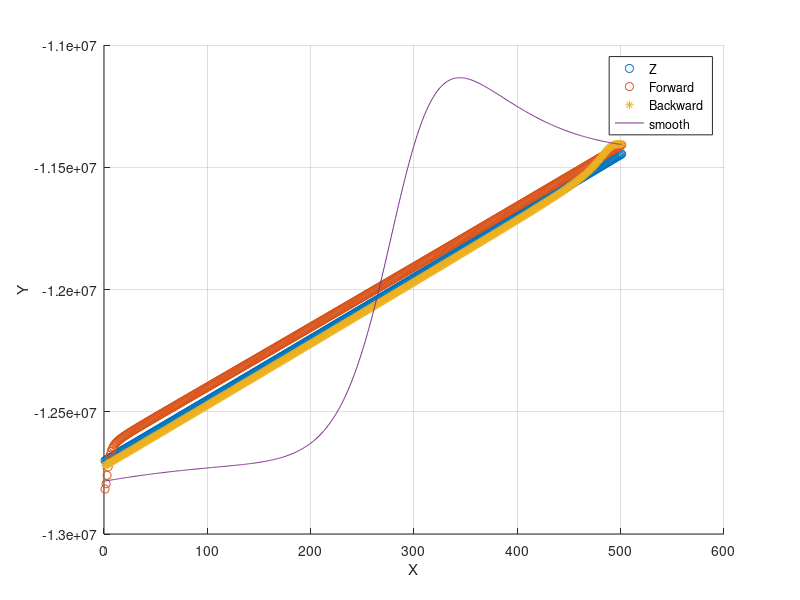
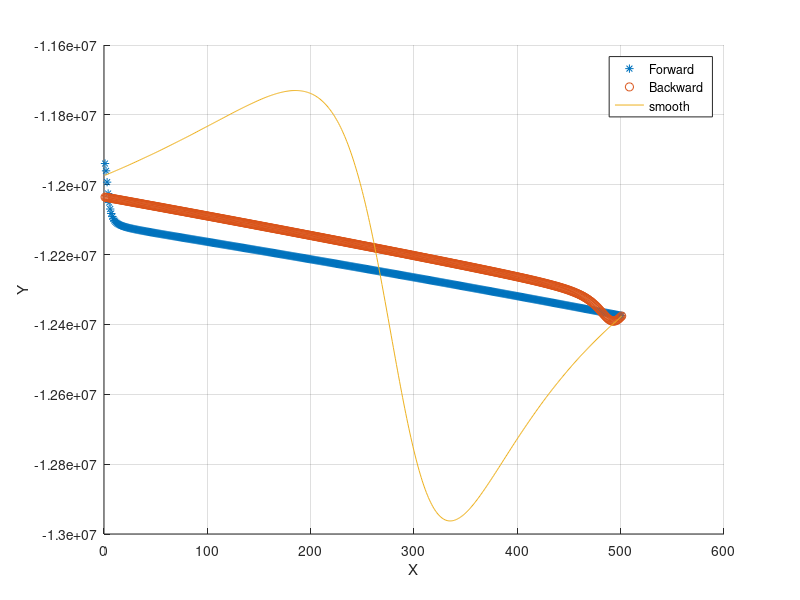

The MATLAB script that drew these images, in order:
% DSE Lab4
% Xiao Tianqi
% 3371477
% 17.6.2019
clear
close all
%% Observations
Z=load('exampleKF2.txt')';
% x Vx
Z=Z(1:2,:);
H=[1 0 0 0;
   0 1 0 0];
% covariance
R=eye(2,2)*50*50;
%% Prediction
n = 30;
GM=3.986005*1e14;
x0=[-12823317 -11933101 2000 -1000]';
xnn=x0;
G=n*[0 0 1 1]';
Sigma0=diag([10,10,100,100]);
Pnn=Sigma0;
x_pre=[];
x_fwd=[];
P_pre=[];
P_fwd=[];
dt = 1;
I = eye(4,4);
%% Forward Karman filter
for i = 1:length(Z)
a=-GM/(norm(xnn(1:2))^3);
F=[ 0 0 1 0;
    0 0 0 1;
    a 0 0 0;
    0 a 0 0];
% get Q and Phi
A=dt*[-F G*G';
    zeros(size(F)) F'];
B=expm(A);
Phi = B(1+length(A)/2:length(A),1+length(A)/2:length(A))';
Q= Phi*B(1:length(A)/2,1+length(A)/2:length(A));
% apply filter
    xnn_p= Phi*xnn;
    Pnn_p= Phi*Pnn*Phi'+Q;
    K= Pnn_p*H'/(H*Pnn_p*H'+ R);
    xnn=xnn_p+K*(Z(:,i)-H*xnn_p);
    Pnn=(I-K*H)*Pnn_p;
    % save result 
    x_pre=[x_pre xnn_p];
    x_fwd=[x_fwd xnn];
    Sigma_fwd(:,i)=sqrt(diag(Pnn));
    P_fwd=[P_fwd Pnn];
 
end

%% Backward Karman Filter
xnn =x_fwd(:,length(x_fwd));
Pnn =eye(4,4); 
x_bwd=[];
P_bwd=[];
for i = 1:length(Z)
a=-GM/(norm(xnn(1:2))^3);
F=[ 0 0 1 0;
    0 0 0 1;
    a 0 0 0;
    0 a 0 0];
% get Q and Phi
A=[-F G*G';zeros(size(F)) F'];
B=expm(A);
Phi = B(1+length(A)/2:length(A),1+length(A)/2:length(A))';
Q= Phi*B(1:length(A)/2,1+length(A)/2:length(A));
% apply filter
    xnn_p= Phi*xnn;
    Pnn_p= Phi*Pnn*Phi'+Q;
    K= Pnn_p*H'/(H*Pnn_p*H'+ R);
    xnn=xnn_p+K*(Z(:,length(Z)-i+1)-H*xnn_p);
    Pnn=(I-K*H)*Pnn_p;
    x_bwd=[xnn x_bwd];
    P_bwd=[Pnn P_bwd];
    Sigma_bwd(:,length(Z)-i+1)=sqrt(diag(Pnn));

end

%% smooth filter
x=[];
Sigma=[];
for i = 1:length(Z)
    
    Pf= P_fwd(:,(i-1)*4+1:i*4)
    Pb= P_bwd(:,(i-1)*4+1:i*4)
    Pn= (Pf^-1+Pb^-1)^-1
    Xn= Pn*(Pf^-1*x_fwd(:,i)+Pb^-1*x_bwd(:,i))
    x=[x Xn];
    xf=x_fwd(:,i)
    xb=x_bwd(:,i)
    Sigma=[Sigma sqrt(diag(Pn))];
    
end

%% plot
% figure
% hold on
% plot(1:Z(1,:));
% plot(x_fwd(1,:),x_fwd(2,:),x_fwd(3,:),'o');
% plot(x_bwd(1,:),x_bwd(2,:),x_bwd(3,:),'o');
% plot(x(1,:),x(2,:),x(3,:),'o')
% legend('Z','Forward ','Backward','smooth ');
% axis normal
% grid on
% xlabel('X');ylabel('Y');zlabel('Z')

figure
hold on
 plot(1:length(Z),Z(1,:),'o');
plot(1:length(Z),x_fwd(1,:),'o');
plot(1:length(Z),x_bwd(1,:),'*');
plot(1:length(Z),x(1,:));
legend('Z','Forward ','Backward','smooth ');
axis normal
grid on
xlabel('X');ylabel('Y');zlabel('Z')

figure
hold on
plot(1:length(Z),x_fwd(2,:),'*');
plot(1:length(Z),x_bwd(2,:),'o');
plot(1:length(Z),x(2,:));
legend('Forward ','Backward','smooth ');
axis normal
grid on
xlabel('X');ylabel('Y');zlabel('Z')

% figure
% hold on
% plot(1:length(Z),x_fwd(3,:));
% plot(1:length(Z),x_bwd(3,:));
% plot(1:length(Z),x(3,:));